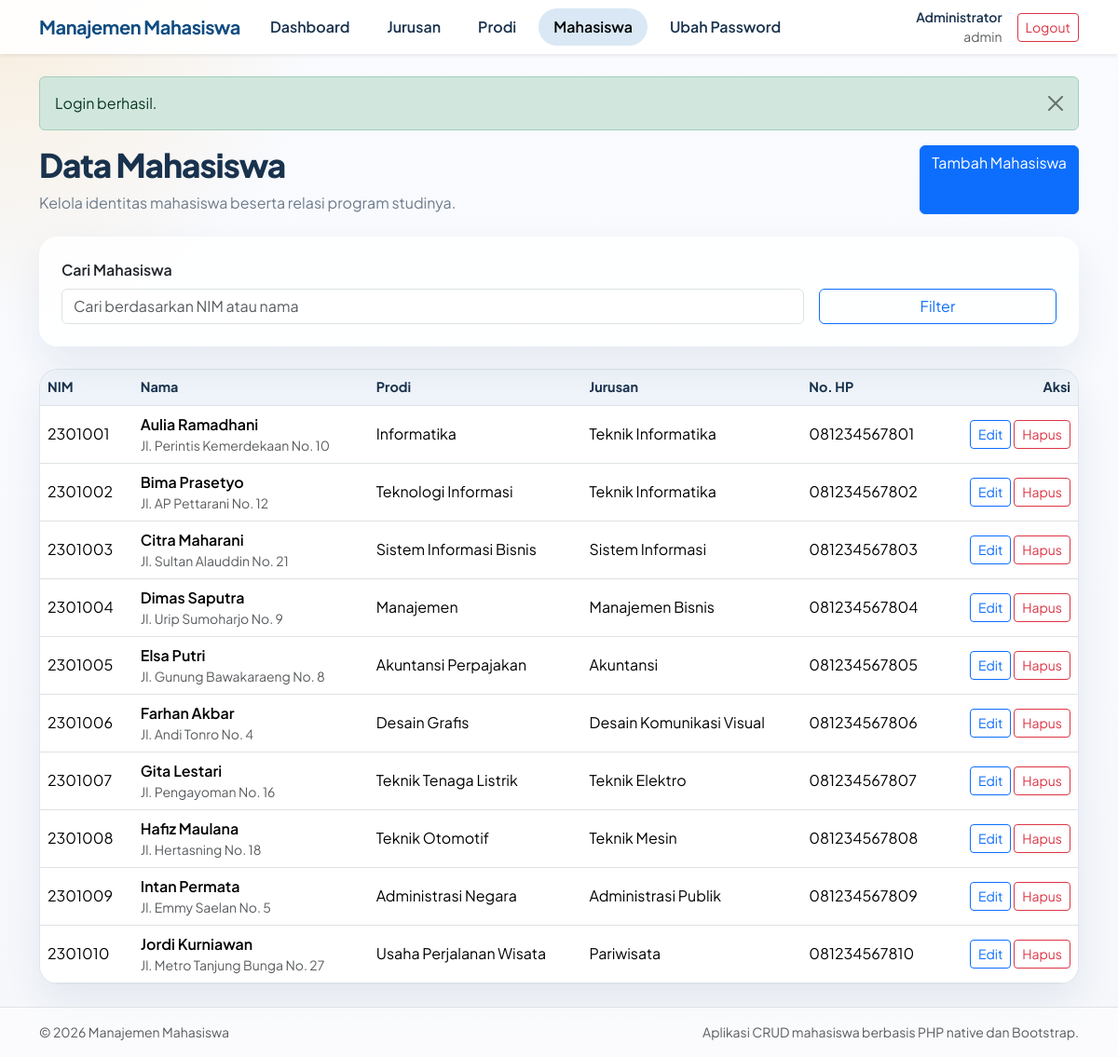
The app's page /index.php?route=mahasiswa (signed in) with its own data.
### tables this page shows
CREATE TABLE mahasiswa (
    nim VARCHAR(20) PRIMARY KEY,
    nama_mahasiswa VARCHAR(100) NOT NULL,
    alamat VARCHAR(255) NOT NULL,
    no_hp VARCHAR(20) NOT NULL,
    id_prodi INT NOT NULL,
    CONSTRAINT fk_mahasiswa_prodi
        FOREIGN KEY (id_prodi) REFERENCES prodi(id_prodi)
        ON UPDATE CASCADE ON DELETE RESTRICT
);

CREATE TABLE prodi (
    id_prodi INT AUTO_INCREMENT PRIMARY KEY,
    nama_prodi VARCHAR(100) NOT NULL,
    id_jurusan INT NOT NULL,
    CONSTRAINT fk_prodi_jurusan
        FOREIGN KEY (id_jurusan) REFERENCES jurusan(id_jurusan)
        ON UPDATE CASCADE ON DELETE RESTRICT
);

CREATE TABLE jurusan (
    id_jurusan INT AUTO_INCREMENT PRIMARY KEY,
    nama_jurusan VARCHAR(100) NOT NULL
);

### index.php (called while the page is built, shortened)
<?php
require __DIR__ . '/app/helpers/bootstrap.php';
$route = $_GET['route'] ?? 'dashboard';
$routes = [
    'login' => __DIR__ . '/modules/auth/login.php',
    'logout' => __DIR__ . '/modules/auth/logout.php',
    'dashboard' => __DIR__ . '/modules/dashboard/index.php',
    'jurusan' => __DIR__ . '/modules/jurusan/index.php',
    'jurusan-create' => __DIR__ . '/modules/jurusan/create.php',
    'jurusan-edit' => __DIR__ . '/modules/jurusan/edit.php',
    'jurusan-delete' => __DIR__ . '/modules/jurusan/delete.php',
    'prodi' => __DIR__ . '/modules/prodi/index.php',
    'prodi-create' => __DIR__ . '/modules/prodi/create.php',
    'prodi-edit' => __DIR__ . '/modules/prodi/edit.php',
    'prodi-delete' => __DIR__ . '/modules/prodi/delete.php',
    'mahasiswa' => __DIR__ . '/modules/mahasiswa/index.php',
    'mahasiswa-create' => __DIR__ . '/modules/mahasiswa/create.php',
    'mahasiswa-edit' => __DIR__ . '/modules/mahasiswa/edit.php',
    'mahasiswa-delete' => __DIR__ . '/modules/mahasiswa/delete.php',
    'ubah-password' => __DIR__ . '/modules/profile/password.php',
];
require $routes[$route];

### app/helpers/functions.php (called while the page is built, shortened)
<?php
function e(?string $value): string
{
    return htmlspecialchars((string) $value, ENT_QUOTES, 'UTF-8');
}
function render(string $title, string $content, bool $showSidebar = true): void
{
    require BASE_PATH . '/app/views/layouts/main.php';
}

### app/helpers/bootstrap.php (called while the page is built, shortened)
<?php
$databaseConfig = require BASE_PATH . '/app/config/database.php';
require BASE_PATH . '/app/helpers/functions.php';
function db(): PDO
{
    global $databaseConfig;
    $dsn = sprintf(
        'mysql:host=%s;port=%s;dbname=%s;charset=%s',
        $databaseConfig['host'],
        $databaseConfig['port'],
        $databaseConfig['database'],
        $databaseConfig['charset']
    );
    $pdo = new PDO(
        $dsn,
        $databaseConfig['username'],
        $databaseConfig['password'],
        [
            PDO::ATTR_ERRMODE => PDO::ERRMODE_EXCEPTION,
            PDO::ATTR_DEFAULT_FETCH_MODE => PDO::FETCH_ASSOC,
        ]
    );
    return $pdo;
}

### modules/mahasiswa/index.php (the view, shortened to what this page needs)
<?php
$keyword = trim($_GET['q'] ?? '');
$stmt = db()->prepare(
    'SELECT m.nim, m.nama_mahasiswa, m.alamat, m.no_hp, p.nama_prodi, j.nama_jurusan
     FROM mahasiswa m
     INNER JOIN prodi p ON p.id_prodi = m.id_prodi
     INNER JOIN jurusan j ON j.id_jurusan = p.id_jurusan
     WHERE m.nim LIKE :keyword OR m.nama_mahasiswa LIKE :keyword
     ORDER BY m.nim ASC'
);
$stmt->execute(['keyword' => '%' . $keyword . '%']);
$mahasiswa = $stmt->fetchAll();
?>
<section class="page-heading">
    <div>
        <h1>Data Mahasiswa</h1>
        <p>Kelola identitas mahasiswa beserta relasi program studinya.</p>
    </div>
    <a class="btn btn-primary" href="index.php?route=mahasiswa-create">Tambah Mahasiswa</a>
</section>
<div class="card section-card border-0 mb-4">
    <form class="row g-3 align-items-end" method="get">
        <div class="col-md-9">
            <label class="form-label" for="q">Cari Mahasiswa</label>
            <input class="form-control" id="q" type="text" name="q" value="<?= e($keyword); ?>" placeholder="Cari berdasarkan NIM atau nama">
        </div>
        <div class="col-md-3 d-grid">
            <button class="btn btn-outline-primary" type="submit">Filter</button>
        </div>
    </form>
</div>
<div class="table-wrap">
    <div class="table-responsive">
        <table class="table align-middle">
            <thead>
            <tr>
                <th>NIM</th>
                <th>Nama</th>
                <th>Prodi</th>
                <th>Jurusan</th>
                <th>No. HP</th>
                <th class="text-end">Aksi</th>
            </tr>
            </thead>
            <tbody>
            <?php foreach ($mahasiswa as $item): ?>
                <tr>
                    <td><?= e($item['nim']); ?></td>
                    <td>
                        <div class="fw-semibold"><?= e($item['nama_mahasiswa']); ?></div>
                        <div class="small text-body-secondary"><?= e($item['alamat']); ?></div>
                    </td>
                    <td><?= e($item['nama_prodi']); ?></td>
                    <td><?= e($item['nama_jurusan']); ?></td>
                    <td><?= e($item['no_hp']); ?></td>
                    <td class="text-end">
                        <a class="btn btn-sm btn-outline-primary" href="index.php?route=mahasiswa-edit&nim=<?= e($item['nim']); ?>">Edit</a>
                        <form class="d-inline" method="post" action="index.php?route=mahasiswa-delete&nim=<?= e($item['nim']); ?>" onsubmit="return confirm('Hapus data mahasiswa ini?');">
                            <button class="btn btn-sm btn-outline-danger" type="submit">Hapus</button>
                        </form>
                    </td>
                </tr>
            <?php endforeach; ?>
            </tbody>
        </table>
    </div>
</div>

### assets/css/app.css (style rules this page uses)
:root { --mm-surface: #f5f7fb; --mm-panel: #ffffff; --mm-primary: #0f4c81; --mm-primary-soft: #d9e8f4; --mm-accent: #f39c12; --mm-text: #19324d; --mm-muted: #6d7b8a; --mm-border: #d9e1ea; }
body { min-height: 100vh; background: radial-gradient(circle at top left, rgba(243, 156, 18, 0.14), transparent 22rem), linear-gradient(180deg, #f9fbff 0%, var(--mm-surface) 100%); color: var(--mm-text); font-family: "Plus Jakarta Sans", sans-serif; }
.card, .table-wrap, .stat-card, .auth-card { background: rgba(255, 255, 255, 0.92); border: 1px solid rgba(217, 225, 234, 0.9); border-radius: 1.25rem; box-shadow: 0 18px 40px rgba(23, 55, 94, 0.08); }
.page-heading { display: flex; flex-wrap: wrap; justify-content: space-between; gap: 1rem; margin-bottom: 1.5rem; }
.page-heading h1 { font-size: clamp(1.6rem, 4vw, 2.2rem); font-weight: 800; letter-spacing: -0.03em; }
.page-heading p { color: var(--mm-muted); margin-bottom: 0; }
.table-wrap { overflow: hidden; }
.table-wrap .table { margin-bottom: 0; }
.table thead th { background: #eef4f9; color: var(--mm-text); font-size: 0.9rem; white-space: nowrap; }
.section-card { padding: 1.5rem; }
.form-label { font-weight: 600; }

### records on screen
mahasiswa: nim "2301001", nama_mahasiswa "Aulia Ramadhani", alamat "Jl. Perintis Kemerdekaan No. 10", id_prodi.nama_prodi "Informatika", jurusan.nama_jurusan "Teknik Informatika", no_hp "081234567801"
mahasiswa: nim "2301002", nama_mahasiswa "Bima Prasetyo", alamat "Jl. AP Pettarani No. 12", id_prodi.nama_prodi "Teknologi Informasi", jurusan.nama_jurusan "Teknik Informatika", no_hp "081234567802"
mahasiswa: nim "2301003", nama_mahasiswa "Citra Maharani", alamat "Jl. Sultan Alauddin No. 21", id_prodi.nama_prodi "Sistem Informasi Bisnis", jurusan.nama_jurusan "Sistem Informasi", no_hp "081234567803"
mahasiswa: nim "2301004", nama_mahasiswa "Dimas Saputra", alamat "Jl. Urip Sumoharjo No. 9", id_prodi.nama_prodi "Manajemen", jurusan.nama_jurusan "Manajemen Bisnis", no_hp "081234567804"
mahasiswa: nim "2301005", nama_mahasiswa "Elsa Putri", alamat "Jl. Gunung Bawakaraeng No. 8", id_prodi.nama_prodi "Akuntansi Perpajakan", jurusan.nama_jurusan "Akuntansi", no_hp "081234567805"
mahasiswa: nim "2301006", nama_mahasiswa "Farhan Akbar", alamat "Jl. Andi Tonro No. 4", id_prodi.nama_prodi "Desain Grafis", jurusan.nama_jurusan "Desain Komunikasi Visual", no_hp "081234567806"
mahasiswa: nim "2301007", nama_mahasiswa "Gita Lestari", alamat "Jl. Pengayoman No. 16", id_prodi.nama_prodi "Teknik Tenaga Listrik", jurusan.nama_jurusan "Teknik Elektro", no_hp "081234567807"
mahasiswa: nim "2301008", nama_mahasiswa "Hafiz Maulana", alamat "Jl. Hertasning No. 18", id_prodi.nama_prodi "Teknik Otomotif", jurusan.nama_jurusan "Teknik Mesin", no_hp "081234567808"
mahasiswa: nim "2301009", nama_mahasiswa "Intan Permata", alamat "Jl. Emmy Saelan No. 5", id_prodi.nama_prodi "Administrasi Negara", jurusan.nama_jurusan "Administrasi Publik", no_hp "081234567809"
mahasiswa: nim "2301010", nama_mahasiswa "Jordi Kurniawan", alamat "Jl. Metro Tanjung Bunga No. 27", id_prodi.nama_prodi "Usaha Perjalanan Wisata", jurusan.nama_jurusan "Pariwisata", no_hp "081234567810"

### other values on screen
$user['nama_user'] "Administrator"
$user['username'] "admin"
$flash['message'] "Login berhasil."
